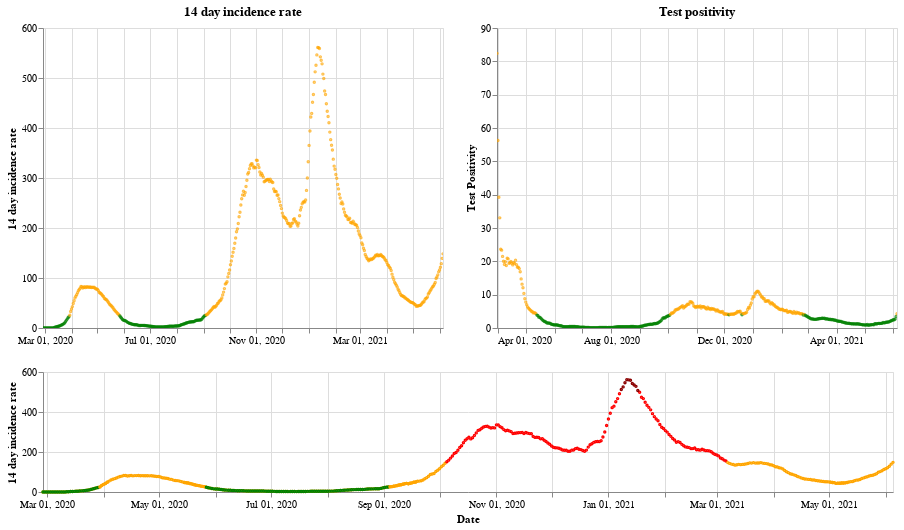

Here is the notebook cell this chart was saved with:
### Markdown cell above
## Scotland

### Code cell
plot_traffic_light('Scotland')

### Figure 1 — Vega-Lite specification as saved in the notebook (floating-point values rounded to 4 significant figures; data arrays with more than 128 entries replaced by an {"elided": "..."} marker saying what was removed)
{"config": {"view": {"continuousWidth": 400, "continuousHeight": 300}}, "vconcat": [{"hconcat": [{"mark": {"type": "point", "size": 2}, "encoding": {"color": {"condition": {"value": "green", "test": "(datum.twoWeeklyCasesRate <= 25)"}, "value": "orange"}, "tooltip": [{"type": "nominal", "field": "areaName"}, {"type": "temporal", "field": "date"}, {"type": "quantitative", "field": "twoWeeklyCasesRate"}, {"type": "quantitative", "field": "testPositivity"}], "x": {"type": "temporal", "axis": {"title": ""}, "field": "date", "scale": {"domain": {"selection": "DateBrush"}}, "timeUnit": "yearmonthdate"}, "y": {"type": "quantitative", "axis": {"title": "14 day incidence rate"}, "field": "twoWeeklyCasesRate"}}, "title": "14 day incidence rate", "width": 400}, {"mark": {"type": "point", "size": 2}, "encoding": {"color": {"condition": {"value": "green", "test": "(datum.testPositivity <= 4)"}, "value": "orange"}, "tooltip": [{"type": "nominal", "field": "areaName"}, {"type": "temporal", "field": "date"}, {"type": "quantitative", "field": "twoWeeklyCasesRate"}, {"type": "quantitative", "field": "testPositivity"}], "x": {"type": "temporal", "axis": {"title": ""}, "field": "date", "scale": {"domain": {"selection": "DateBrush"}}, "timeUnit": "yearmonthdate"}, "y": {"type": "quantitative", "axis": {"title": "Test Positivity"}, "field": "testPositivity"}}, "title": "Test positivity", "width": 400}]}, {"layer": [{"mark": {"type": "point", "size": 2}, "encoding": {"color": {"condition": {"value": "orange", "test": "((50 && datum.twoWeeklyCasesRate) < 150)"}, "value": "red"}, "opacity": {"condition": {"value": 1, "test": "((50 && datum.twoWeeklyCasesRate) < 500)"}, "value": 0}, "tooltip": [{"type": "nominal", "field": "areaName"}, {"type": "temporal", "field": "date"}, {"type": "quantitative", "field": "twoWeeklyCasesRate"}, {"type": "quantitative", "field": "testPositivity"}], "x": {"type": "temporal", "axis": {"title": "Date"}, "field": "date", "timeUnit": "yearmonthdate"}, "y": {"type": "quantitative", "axis": {"title": "14 day incidence rate"}, "field": "twoWeeklyCasesRate"}}, "selection": {"DateBrush": {"type": "interval", "encodings": ["x"], "fields": ["Time"]}}, "width": 850}, {"mark": {"type": "point", "size": 2}, "encoding": {"color": {"value": "darkred"}, "opacity": {"condition": {"value": 1, "test": "(datum.twoWeeklyCasesRate >= 500)"}, "value": 0}, "tooltip": [{"type": "nominal", "field": "areaName"}, {"type": "temporal", "field": "date"}, {"type": "quantitative", "field": "twoWeeklyCasesRate"}, {"type": "quantitative", "field": "testPositivity"}], "x": {"type": "temporal", "axis": {"title": "Date"}, "field": "date", "timeUnit": "yearmonthdate"}, "y": {"type": "quantitative", "axis": {"title": "14 day incidence rate"}, "field": "twoWeeklyCasesRate"}}, "width": 400}, {"mark": {"type": "point", "size": 2}, "encoding": {"color": {"condition": {"value": "green", "test": "((4 && datum.twoWeeklyCasesRate) < 25)"}, "value": "orange"}, "opacity": {"condition": {"value": 1, "test": "(datum.twoWeeklyCasesRate < 50)"}, "value": 0}, "tooltip": [{"type": "nominal", "field": "areaName"}, {"type": "temporal", "field": "date"}, {"type": "quantitative", "field": "twoWeeklyCasesRate"}, {"type": "quantitative", "field": "testPositivity"}], "x": {"type": "temporal", "axis": {"title": "Date"}, "field": "date", "timeUnit": "yearmonthdate"}, "y": {"type": "quantitative", "axis": {"title": "14 day incidence rate"}, "field": "twoWeeklyCasesRate"}}, "width": 400}], "height": 120, "width": 800}], "data": {"name": "data-5004c4a9df414bcb20faa844e7e1ae68"}, "$schema": "https://vega.github.io/schema/vega-lite/v4.8.1.json", "datasets": {"data-5004c4a9df414bcb20faa844e7e1ae68": {"elided": "464 records"}}}
